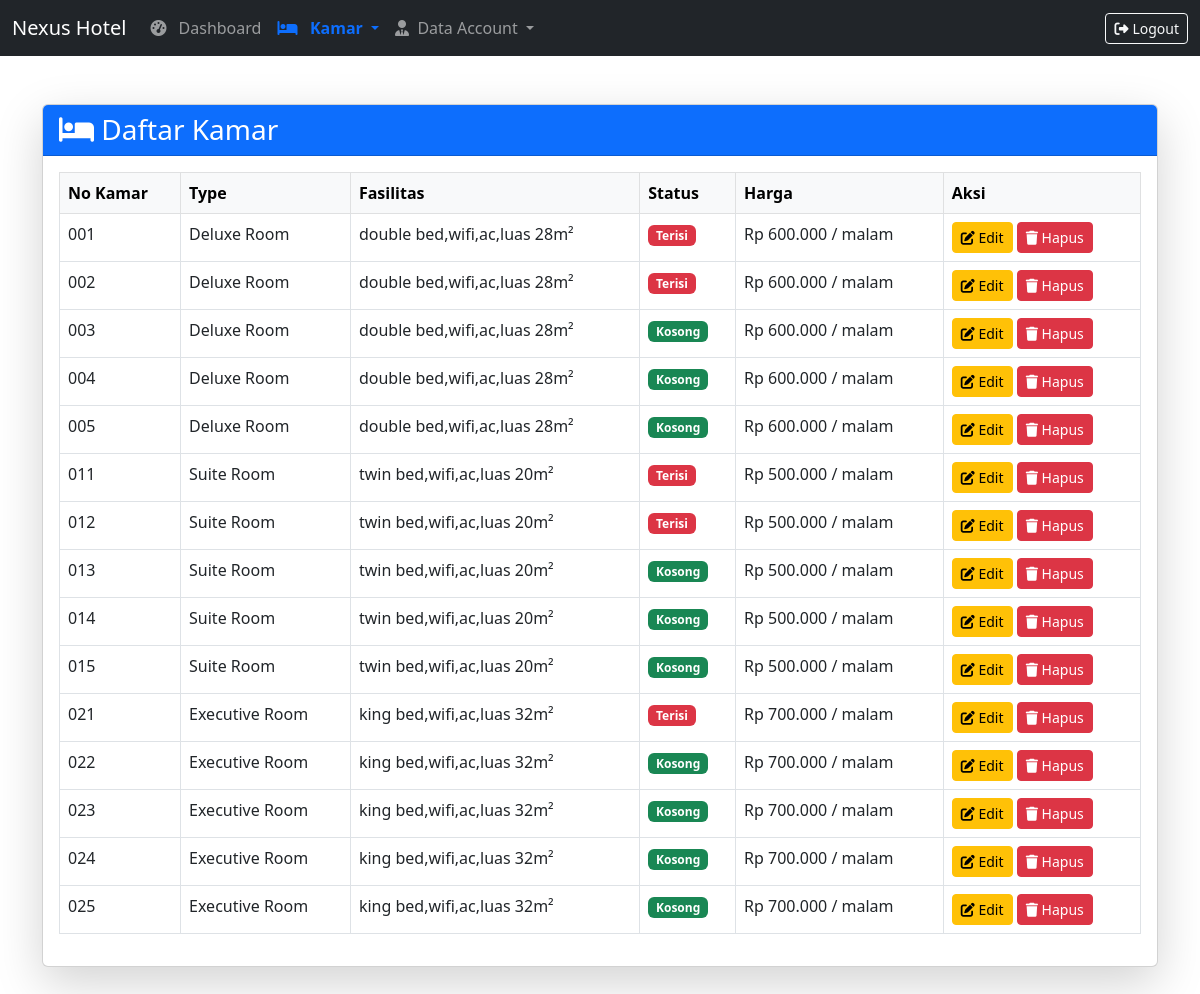
Page /admin/kamar.php on the committed database.
### tables this page shows
CREATE TABLE `kmr` (
  `idkmr` int(12) NOT NULL,
  `nokmr` varchar(5) NOT NULL,
  `tipe` varchar(255) NOT NULL,
  `harga` bigint(20) NOT NULL,
  `kap` varchar(255) NOT NULL,
  `status` varchar(20) NOT NULL,
  `fasilitas` varchar(255) NOT NULL
);

### admin/kamar.php (the view, shortened to what this page needs)
<?php
include '../koneksi.php';
$currentPage = 'kamar';
$sql = "SELECT * FROM kmr";
$result = $conn->query($sql);
?>
<!DOCTYPE html>
<html lang="en">
<head>
  <link href="https://cdn.jsdelivr.net/npm/bootstrap@5.3.0/dist/css/bootstrap.min.css" rel="stylesheet" />
  <link rel="stylesheet" href="https://cdnjs.cloudflare.com/ajax/libs/font-awesome/6.4.0/css/all.min.css" />
</head>
<body>
  <nav class="navbar navbar-expand-lg navbar-dark bg-dark d-none d-lg-flex">
    <div class="container-fluid">
      <a class="navbar-brand" href="dashboard.php">Nexus Hotel</a>
      <div class="collapse navbar-collapse">
        <ul class="navbar-nav me-auto mb-2 mb-lg-0">
          <li class="nav-item">
            <a class="nav-link <?php if ($currentPage == 'dashboard')
              echo 'active'; ?>" href="dashboard.php">
              <i class="fas fa-tachometer-alt me-2"></i> Dashboard
            </a>
          </li>
          <li class="nav-item dropdown">
            <a class="nav-link dropdown-toggle <?php if ($currentPage == 'kamar' || $currentPage == 'tambah')
              echo 'active'; ?>" data-bs-toggle="dropdown" href="#" role="button" aria-expanded="false">
              <i class="fas fa-bed"></i> &nbsp; Kamar
            </a>
          </li>
          <li class="nav-item dropdown">
            <a class="nav-link dropdown-toggle <?php if ($currentPage == 'dtadmin' || $currentPage == 'dtcust')
              echo 'active'; ?>" data-bs-toggle="dropdown" href="#" role="button" aria-expanded="false">
              <i class="fas fa-user-tie"></i>&nbsp; Data Account
            </a>
          </li>
        </ul>
        <a href="../logout.php" class="btn btn-outline-light btn-sm"><i class="fas fa-sign-out-alt me-1"></i>Logout</a>
      </div>
    </div>
  </nav>
  <div class="container my-5">
    <div class="card shadow-lg">
      <div class="card-header">
        <h3 class="mb-0"><i class="fas fa-bed"></i> Daftar Kamar</h3>
      </div>
      <div class="card-body">
        <div class="table-responsive">
          <table class="table table-bordered table-hover">
            <thead class="table-light">
              <tr>
                <th>No Kamar</th>
                <th>Type</th>
                <th>Fasilitas</th>
                <th>Status</th>
                <th>Harga</th>
                <th>Aksi</th>
              </tr>
            </thead>
            <tbody>
              <?php if ($result->num_rows > 0): ?>
                <?php while ($row = $result->fetch_assoc()): ?>
                  <tr>
                    <td><?= htmlspecialchars($row['nokmr']) ?></td>
                    <td><?= htmlspecialchars($row['tipe']) ?></td>
                    <td><?= htmlspecialchars($row['fasilitas']) ?></td>
                    <td>
                      <?php
                      $badge = 'secondary';
                      if ($row['status'] == 'Kosong')
                        $badge = 'success';
                      elseif ($row['status'] == 'Terisi')
                        $badge = 'danger';
                      elseif ($row['status'] == 'Maintenance')
                        $badge = 'warning';
                      ?>
                      <span class="badge bg-<?= $badge ?>"><?= htmlspecialchars($row['status']) ?></span>
                    </td>
                    <td>Rp <?= number_format($row['harga'], 0, ',', '.') ?> / malam</td>
                    <td>
                      <button class="btn btn-warning btn-sm" data-bs-toggle="modal"
                        data-bs-target="#editModal<?= $row['nokmr'] ?>">
                        <i class="fas fa-edit"></i> Edit
                      </button>
                      <a href="hapus.php?nokmr=<?= htmlspecialchars($row['nokmr']) ?>"
                        onclick="return confirm('Yakin ingin menghapus kamar ini?')" class="btn btn-danger btn-sm">
                        <i class="fas fa-trash"></i> Hapus
                      </a>
                    </td>
                  </tr>
                <?php endwhile; ?>
              <?php else: ?>
                <tr>
                  <td colspan="6" class="text-center">Tidak ada data</td>
                </tr>
              <?php endif; ?>
            </tbody>
          </table>
        </div>
      </div>
    </div>
  </div>
</body>
</html>

### admin/kamar.php (style rules this page uses)
.nav-link.active { font-weight: bold; color: #0d6efd !important; }
.card-header { background-color: #0d6efd; color: white; border-radius: 10px 10px 0 0; }

### rows in the picture
kmr: nokmr "001", tipe "Deluxe Room", fasilitas "double bed,wifi,ac,luas 28m²", status "Terisi", harga "600.000"
kmr: nokmr "002", tipe "Deluxe Room", fasilitas "double bed,wifi,ac,luas 28m²", status "Terisi", harga "600.000"
kmr: nokmr "003", tipe "Deluxe Room", fasilitas "double bed,wifi,ac,luas 28m²", status "Kosong", harga "600.000"
kmr: nokmr "004", tipe "Deluxe Room", fasilitas "double bed,wifi,ac,luas 28m²", status "Kosong", harga "600.000"
kmr: nokmr "005", tipe "Deluxe Room", fasilitas "double bed,wifi,ac,luas 28m²", status "Kosong", harga "600.000"
kmr: nokmr "011", tipe "Suite Room", fasilitas "twin bed,wifi,ac,luas 20m²", status "Terisi", harga "500.000"
kmr: nokmr "012", tipe "Suite Room", fasilitas "twin bed,wifi,ac,luas 20m²", status "Terisi", harga "500.000"
kmr: nokmr "013", tipe "Suite Room", fasilitas "twin bed,wifi,ac,luas 20m²", status "Kosong", harga "500.000"
kmr: nokmr "014", tipe "Suite Room", fasilitas "twin bed,wifi,ac,luas 20m²", status "Kosong", harga "500.000"
kmr: nokmr "015", tipe "Suite Room", fasilitas "twin bed,wifi,ac,luas 20m²", status "Kosong", harga "500.000"
kmr: nokmr "021", tipe "Executive Room", fasilitas "king bed,wifi,ac,luas 32m²", status "Terisi", harga "700.000"
kmr: nokmr "022", tipe "Executive Room", fasilitas "king bed,wifi,ac,luas 32m²", status "Kosong", harga "700.000"
kmr: nokmr "023", tipe "Executive Room", fasilitas "king bed,wifi,ac,luas 32m²", status "Kosong", harga "700.000"
kmr: nokmr "024", tipe "Executive Room", fasilitas "king bed,wifi,ac,luas 32m²", status "Kosong", harga "700.000"
kmr: nokmr "025", tipe "Executive Room", fasilitas "king bed,wifi,ac,luas 32m²", status "Kosong", harga "700.000"
